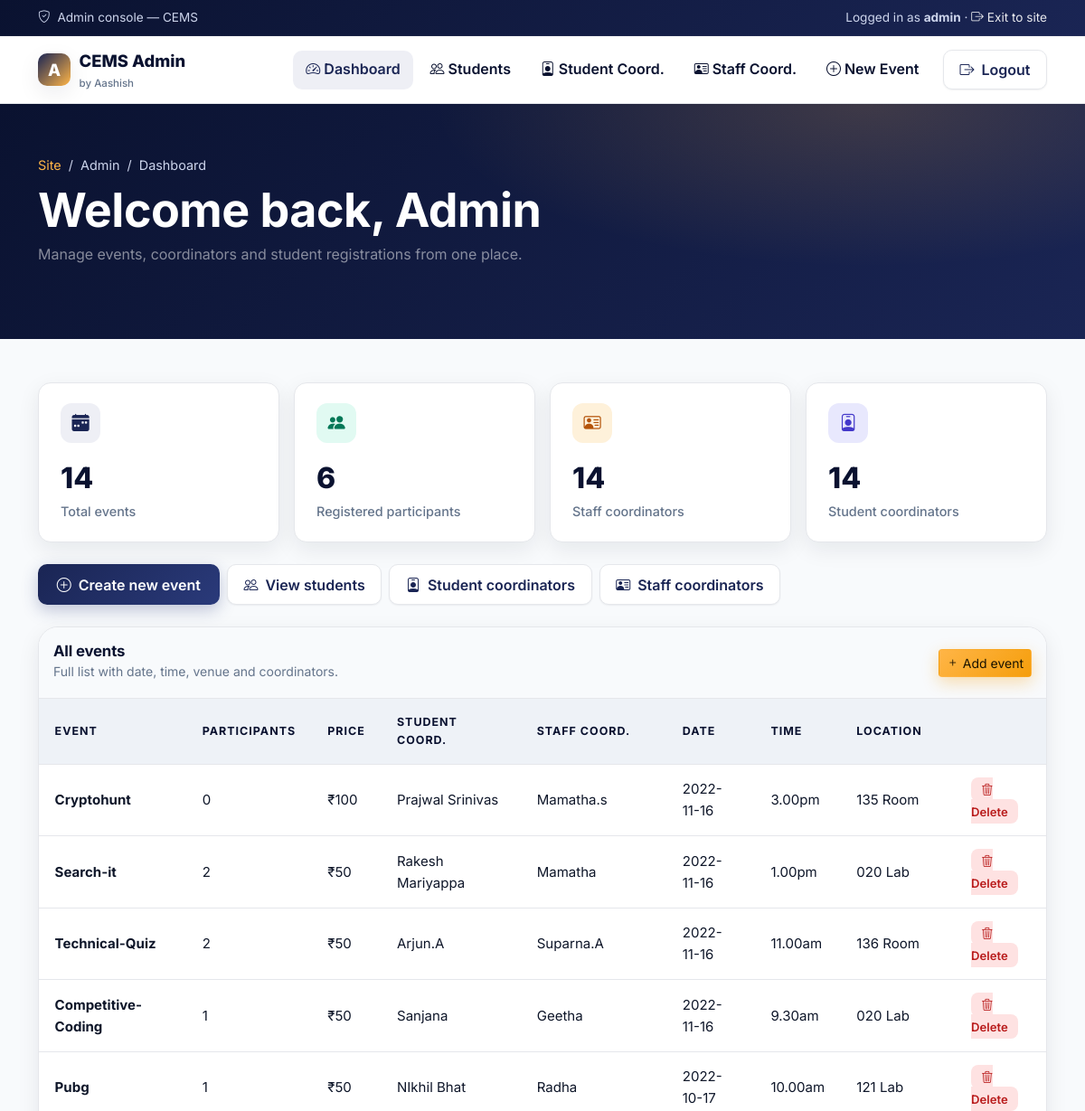
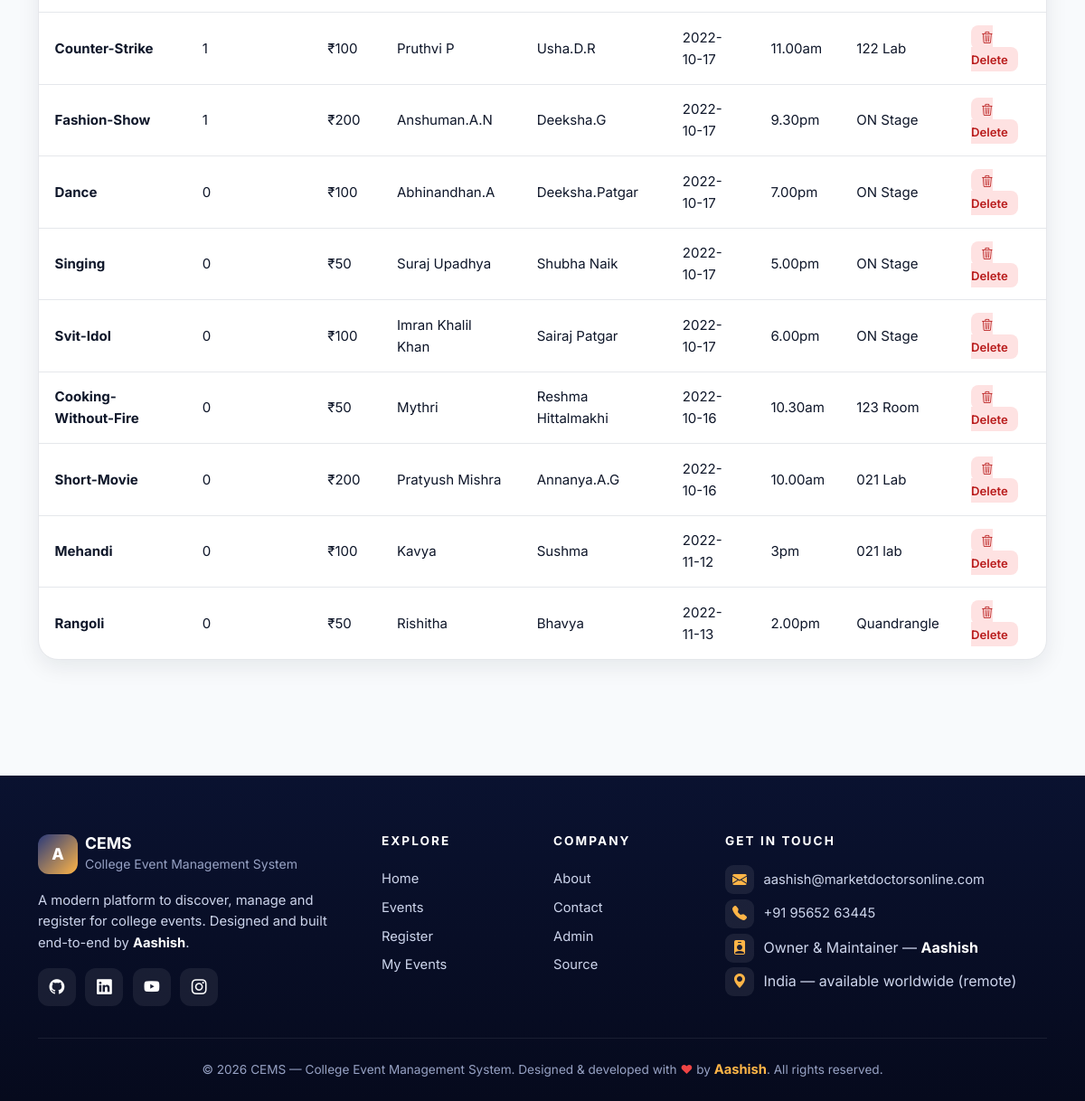
/adminPage.php, run on the app's committed database (2 pictures, top to bottom).
### tables this page shows
CREATE TABLE `staff_coordinator` (
  `stid` int(11) NOT NULL,
  `name` varchar(100) NOT NULL,
  `phone` varchar(10) DEFAULT NULL,
  `event_id` int(11) DEFAULT NULL
);

CREATE TABLE `events` (
  `event_id` int(11) NOT NULL,
  `event_title` varchar(50) NOT NULL,
  `event_price` int(11) DEFAULT NULL,
  `participents` int(100) DEFAULT 0,
  `img_link` text DEFAULT NULL,
  `type_id` int(11) DEFAULT NULL
);

CREATE TABLE `student_coordinator` (
  `sid` int(11) NOT NULL,
  `st_name` varchar(100) NOT NULL,
  `phone` varchar(10) DEFAULT NULL,
  `event_id` int(11) DEFAULT NULL
);

CREATE TABLE `event_info` (
  `event_id` int(10) NOT NULL,
  `Date` date DEFAULT NULL,
  `time` varchar(20) NOT NULL,
  `location` varchar(300) NOT NULL
);

### adminPage.php (the view, shortened to what this page needs)
<?php
include_once 'classes/db1.php';
$counts = ['events' => 0, 'participants' => 0, 'staff' => 0, 'students' => 0];
$rows   = [];
if (!$db_offline) {
    $r1 = @mysqli_query($conn, "SELECT COUNT(*) AS c FROM events");
    $r2 = @mysqli_query($conn, "SELECT COUNT(*) AS c FROM participent");
    $r3 = @mysqli_query($conn, "SELECT COUNT(*) AS c FROM staff_coordinator");
    $r4 = @mysqli_query($conn, "SELECT COUNT(*) AS c FROM student_coordinator");
    if ($r1) $counts['events']       = (int)mysqli_fetch_assoc($r1)['c'];
    if ($r2) $counts['participants'] = (int)mysqli_fetch_assoc($r2)['c'];
    if ($r3) $counts['staff']        = (int)mysqli_fetch_assoc($r3)['c'];
    if ($r4) $counts['students']     = (int)mysqli_fetch_assoc($r4)['c'];
    $result = @mysqli_query(
        $conn,
        "SELECT * FROM staff_coordinator s ,event_info ef ,student_coordinator st,events e
         WHERE e.event_id = ef.event_id
           AND e.event_id = s.event_id
           AND e.event_id = st.event_id"
    );
    if ($result) {
        while ($r = mysqli_fetch_array($result)) { $rows[] = $r; }
    }
}
?>
<!DOCTYPE html>
<html lang="en">
<head>
    <?php require 'utils/styles.php'; ?>
</head>
<body>
<?php require 'utils/adminHeader.php'; ?>
<section class="page-strip">
    <div class="container">
        <div class="crumbs"><a href="index.php">Site</a> &nbsp;/&nbsp; Admin &nbsp;/&nbsp; Dashboard</div>
        <h1>Welcome back, Admin</h1>
        <p class="text-white-50">Manage events, coordinators and student registrations from one place.</p>
    </div>
</section>
<section class="section pt-0">
    <div class="container">
        <div class="row g-3 mb-4">
            <div class="col-6 col-lg-3">
                <div class="stat-card">
                    <div class="ico"><i class="bi bi-calendar-week-fill"></i></div>
                    <div class="num"><?php echo $counts['events']; ?></div>
                    <div class="label">Total events</div>
                </div>
            </div>
            <div class="col-6 col-lg-3">
                <div class="stat-card">
                    <div class="ico" style="background:rgba(56,217,169,.15);color:#047857;"><i class="bi bi-people-fill"></i></div>
                    <div class="num"><?php echo $counts['participants']; ?></div>
                    <div class="label">Registered participants</div>
                </div>
            </div>
            <div class="col-6 col-lg-3">
                <div class="stat-card">
                    <div class="ico" style="background:rgba(245,158,11,.15);color:#b45309;"><i class="bi bi-person-vcard"></i></div>
                    <div class="num"><?php echo $counts['staff']; ?></div>
                    <div class="label">Staff coordinators</div>
                </div>
            </div>
            <div class="col-6 col-lg-3">
                <div class="stat-card">
                    <div class="ico" style="background:rgba(99,102,241,.15);color:#4338ca;"><i class="bi bi-person-badge"></i></div>
                    <div class="num"><?php echo $counts['students']; ?></div>
                    <div class="label">Student coordinators</div>
                </div>
            </div>
        </div>
        <div class="d-flex flex-wrap gap-2 mb-4">
            <a href="createEventForm.php" class="btn btn-cems"><i class="bi bi-plus-circle"></i> Create new event</a>
            <a href="Stu_details.php" class="btn btn-cems-ghost"><i class="bi bi-people"></i> View students</a>
            <a href="Stu_cordinator.php" class="btn btn-cems-ghost"><i class="bi bi-person-badge"></i> Student coordinators</a>
            <a href="Staff_cordinator.php" class="btn btn-cems-ghost"><i class="bi bi-person-vcard"></i> Staff coordinators</a>
        </div>
        <div class="cems-table-wrap">
            <div class="d-flex justify-content-between align-items-center p-3" style="border-bottom:1px solid var(--border);background:var(--surface-2);">
                <div>
                    <h3 class="m-0" style="font-size:1.05rem;">All events</h3>
                    <small class="text-muted-2">Full list with date, time, venue and coordinators.</small>
                </div>
                <a href="createEventForm.php" class="btn btn-cems-accent btn-sm"><i class="bi bi-plus"></i> Add event</a>
            </div>
            <?php if (!empty($rows)): ?>
            <div class="table-responsive">
                <table class="cems-table">
                    <thead>
                        <tr>
                            <th>Event</th>
                            <th>Participants</th>
                            <th>Price</th>
                            <th>Student coord.</th>
                            <th>Staff coord.</th>
                            <th>Date</th>
                            <th>Time</th>
                            <th>Location</th>
                            <th></th>
                        </tr>
                    </thead>
                    <tbody>
                    <?php foreach ($rows as $row): ?>
                        <tr>
                            <td><b><?php echo htmlspecialchars($row['event_title']); ?></b></td>
                            <td><?php echo (int)$row['participents']; ?></td>
                            <td>₹<?php echo (int)$row['event_price']; ?></td>
                            <td><?php echo htmlspecialchars($row['st_name']); ?></td>
                            <td><?php echo htmlspecialchars($row['name']); ?></td>
                            <td><?php echo htmlspecialchars($row['Date']); ?></td>
                            <td><?php echo htmlspecialchars($row['time']); ?></td>
                            <td><?php echo htmlspecialchars($row['location']); ?></td>
                            <td><a class="btn-danger-soft" href="deleteEvent.php?id=<?php echo (int)$row['event_id']; ?>" onclick="return confirm('Delete this event?');"><i class="bi bi-trash3"></i> Delete</a></td>
                        </tr>
                    <?php endforeach; ?>
                    </tbody>
                </table>
            </div>
            <?php endif; ?>
        </div>
    </div>
</section>
<?php require 'utils/footer.php'; ?>
</body>
</html>

### css/app.css (style rules this page uses)
:root { --brand-900: #0a1230; --brand-800: #111a40; --brand-700: #1a2554; --brand-600: #2a3a7a; --accent: #ffb547; --accent-2: #38d9a9; --danger: #ef4444; --success: #10b981; --text: #0f172a; --muted: #64748b; --surface: #ffffff; --surface-2: #f8fafc; --surface-3: #eef2f7; --border: #e5e7eb; --shadow-sm: 0 1px 2px rgba(15, 23, 42, .06); --shadow-md: 0 8px 24px rgba(15, 23, 42, .08); --shadow-lg: 0 20px 50px rgba(15, 23, 42, .12); --radius: 14px; --radius-lg: 22px; }
* { box-sizing: border-box; }
html, body { margin: 0; padding: 0; font-family: 'Inter', 'Segoe UI', system-ui, -apple-system, sans-serif; color: var(--text); background: var(--surface-2); line-height: 1.6; -webkit-font-smoothing: antialiased; }
a { color: var(--brand-700); text-decoration: none; transition: color .2s ease; }
h1, h2, h3, h4, h5, h6 { font-weight: 700; color: var(--brand-900); letter-spacing: -0.01em; margin-top: 0; }
h1 { font-size: clamp(2rem, 3vw + 1rem, 3.4rem); line-height: 1.1; }
h3 { font-size: 1.4rem; }
p { color: var(--muted); margin: 0 0 1rem; }
.btn-cems { background: linear-gradient(135deg, var(--brand-700), var(--brand-600)); color: #fff; border: none; padding: .65rem 1.3rem; border-radius: 10px; font-weight: 600; box-shadow: 0 6px 18px rgba(42,58,122,.28); transition: transform .15s ease, box-shadow .2s ease, filter .2s ease; display: inline-flex; align-items: center; gap: .5rem; }
.btn-cems-accent { background: linear-gradient(135deg, var(--accent), #f59e0b); color: #1a1300; box-shadow: 0 6px 18px rgba(245,158,11,.32); }
.btn-cems-ghost { background: #fff; color: var(--brand-700); border: 1px solid var(--border); box-shadow: var(--shadow-sm); padding: .55rem 1.1rem; border-radius: 10px; font-weight: 600; transition: all .2s ease; display: inline-flex; align-items: center; gap: .5rem; }
.btn-danger-soft { background: #fee2e2; color: #b91c1c; border: none; padding: .35rem .7rem; border-radius: 8px; font-weight: 600; font-size: .82rem; }
.stat-card { background: #fff; border-radius: var(--radius); padding: 1.4rem 1.5rem; box-shadow: var(--shadow-md); border: 1px solid var(--border); transition: transform .25s ease, box-shadow .25s ease; }
.stat-card .num { font-size: 2rem; font-weight: 800; color: var(--brand-900); }
.stat-card .label { color: var(--muted); font-size: .9rem; font-weight: 500; }
.stat-card .ico { width: 44px; height: 44px; border-radius: 12px; background: rgba(42,58,122,.08); color: var(--brand-700); display: inline-flex; align-items: center; justify-content: center; margin-bottom: .8rem; font-size: 1.2rem; }
section.section { padding: 4rem 0; }
.cems-table-wrap { background: #fff; border-radius: var(--radius-lg); overflow: hidden; box-shadow: var(--shadow-md); border: 1px solid var(--border); }
.cems-table { width: 100%; border-collapse: collapse; }
.cems-table thead th { background: var(--surface-3); color: var(--brand-900); text-transform: uppercase; font-size: .78rem; letter-spacing: .08em; padding: 1rem 1.1rem; border-bottom: 1px solid var(--border); text-align: left; }
.cems-table tbody td { padding: .95rem 1.1rem; border-bottom: 1px solid var(--border); color: var(--text); font-size: .94rem; vertical-align: middle; }
.cems-table tbody tr:last-child td { border-bottom: none; }
.page-strip { background: linear-gradient(135deg, var(--brand-900), var(--brand-700)); color: #fff; padding: 3.5rem 0 4rem; margin-bottom: 3rem; position: relative; overflow: hidden; }
.page-strip::after { content: ""; position: absolute; inset: 0; background: radial-gradient(800px 300px at 80% 0, rgba(255,181,71,.18), transparent 60%); pointer-events: none; }
.page-strip h1 { color: #fff; }
.page-strip .crumbs { color: #cdd5ec; font-size: .9rem; margin-bottom: .6rem; }
.page-strip .crumbs a { color: var(--accent); }
.text-muted-2 { color: var(--muted); }

### data on the page
staff_coordinator: event.event_title "Cryptohunt", event.participents "0", event.event_price "100", student_coordinator.st_name "Prajwal Srinivas", name "Mamatha.s", event_info.Date "2022-11-16", event_info.time "3.00pm", event_info.location "135 Room"
staff_coordinator: event.event_title "Search-it", event.participents "2", event.event_price "50", student_coordinator.st_name "Rakesh Mariyappa", name "Mamatha", event_info.Date "2022-11-16", event_info.time "1.00pm", event_info.location "020 Lab"
staff_coordinator: event.event_title "Technical-Quiz", event.participents "2", event.event_price "50", student_coordinator.st_name "Arjun.A", name "Suparna.A", event_info.Date "2022-11-16", event_info.time "11.00am", event_info.location "136 Room"
staff_coordinator: event.event_title "Competitive-Coding", event.participents "1", event.event_price "50", student_coordinator.st_name "Sanjana", name "Geetha", event_info.Date "2022-11-16", event_info.time "9.30am", event_info.location "020 Lab"
staff_coordinator: event.event_title "Pubg", event.participents "1", event.event_price "50", student_coordinator.st_name "NIkhil Bhat", name "Radha", event_info.Date "2022-10-17", event_info.time "10.00am", event_info.location "121 Lab"
staff_coordinator: event.event_title "Counter-Strike", event.participents "1", event.event_price "100", student_coordinator.st_name "Pruthvi P", name "Usha.D.R", event_info.Date "2022-10-17", event_info.time "11.00am", event_info.location "122 Lab"
staff_coordinator: event.event_title "Fashion-Show", event.participents "1", event.event_price "200", student_coordinator.st_name "Anshuman.A.N", name "Deeksha.G", event_info.Date "2022-10-17", event_info.time "9.30pm", event_info.location "ON Stage"
staff_coordinator: event.event_title "Dance", event.participents "0", event.event_price "100", student_coordinator.st_name "Abhinandhan.A", name "Deeksha.Patgar", event_info.Date "2022-10-17", event_info.time "7.00pm", event_info.location "ON Stage"
staff_coordinator: event.event_title "Singing", event.participents "0", event.event_price "50", student_coordinator.st_name "Suraj Upadhya", name "Shubha Naik", event_info.Date "2022-10-17", event_info.time "5.00pm", event_info.location "ON Stage"
staff_coordinator: event.event_title "Svit-Idol", event.participents "0", event.event_price "100", student_coordinator.st_name "Imran Khalil Khan", name "Sairaj Patgar", event_info.Date "2022-10-17", event_info.time "6.00pm", event_info.location "ON Stage"
staff_coordinator: event.event_title "Cooking-Without-Fire", event.participents "0", event.event_price "50", student_coordinator.st_name "Mythri", name "Reshma Hittalmakhi", event_info.Date "2022-10-16", event_info.time "10.30am", event_info.location "123 Room"
staff_coordinator: event.event_title "Short-Movie", event.participents "0", event.event_price "200", student_coordinator.st_name "Pratyush Mishra", name "Annanya.A.G", event_info.Date "2022-10-16", event_info.time "10.00am", event_info.location "021 Lab"
staff_coordinator: event.event_title "Mehandi", event.participents "0", event.event_price "100", student_coordinator.st_name "Kavya", name "Sushma", event_info.Date "2022-11-12", event_info.time "3pm", event_info.location "021 lab"
staff_coordinator: event.event_title "Rangoli", event.participents "0", event.event_price "50", student_coordinator.st_name "Rishitha", name "Bhavya", event_info.Date "2022-11-13", event_info.time "2.00pm", event_info.location "Quandrangle"

### other printed values
$counts['events'] "14"
$counts['participants'] "6"
$counts['staff'] "14"
$counts['students'] "14"
